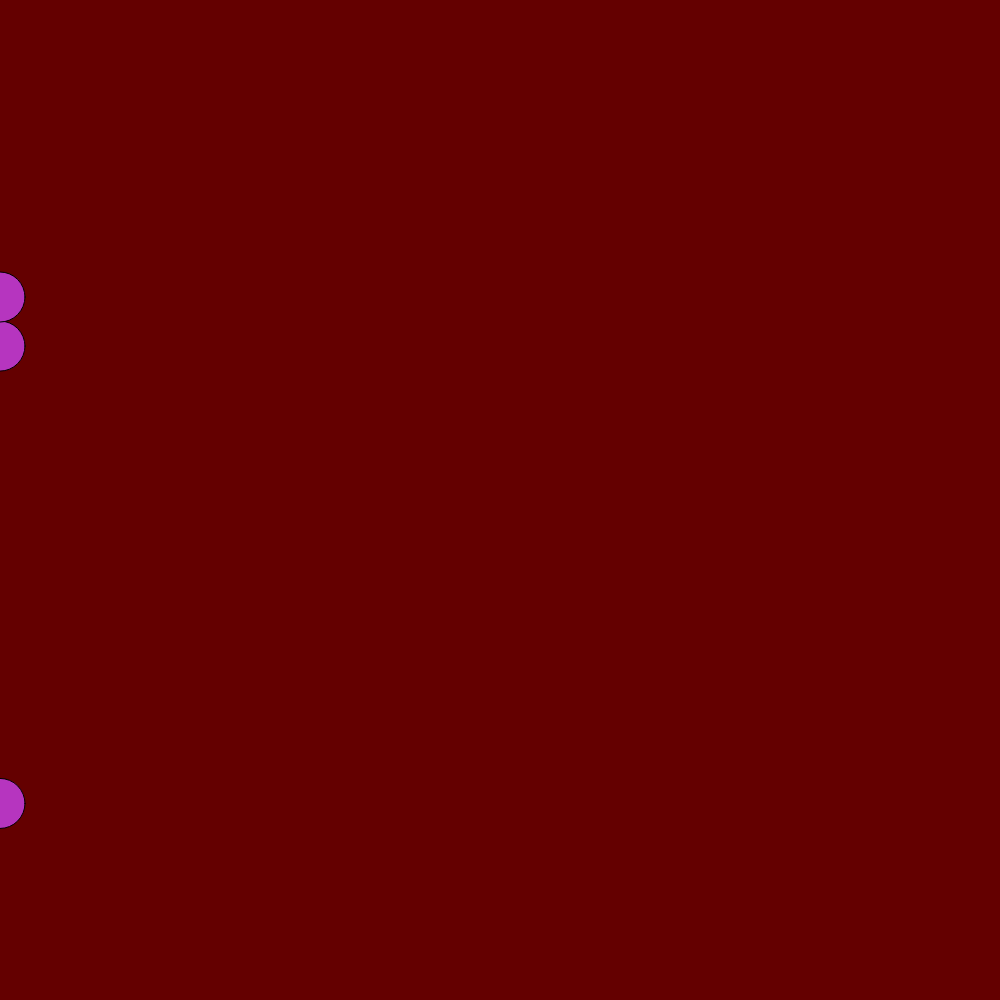
Frame 1 (no input)
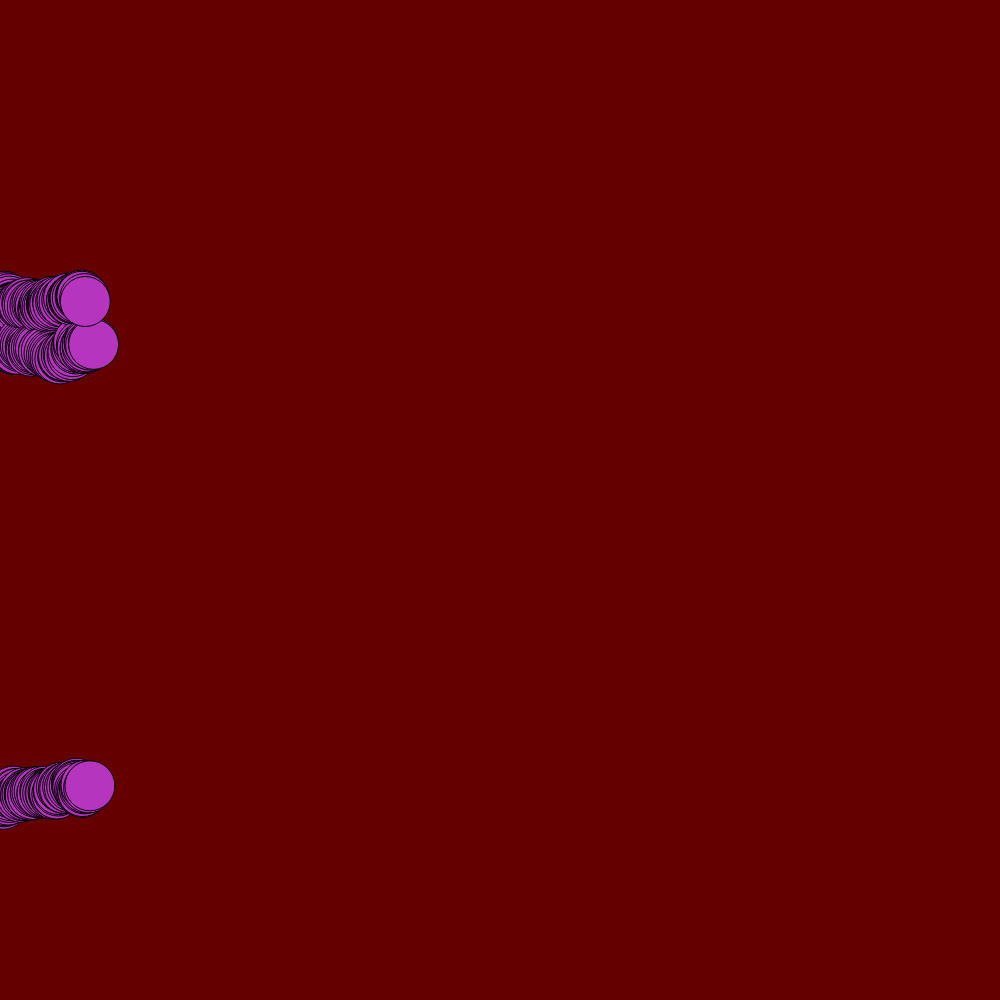
Frame 60 (no input)
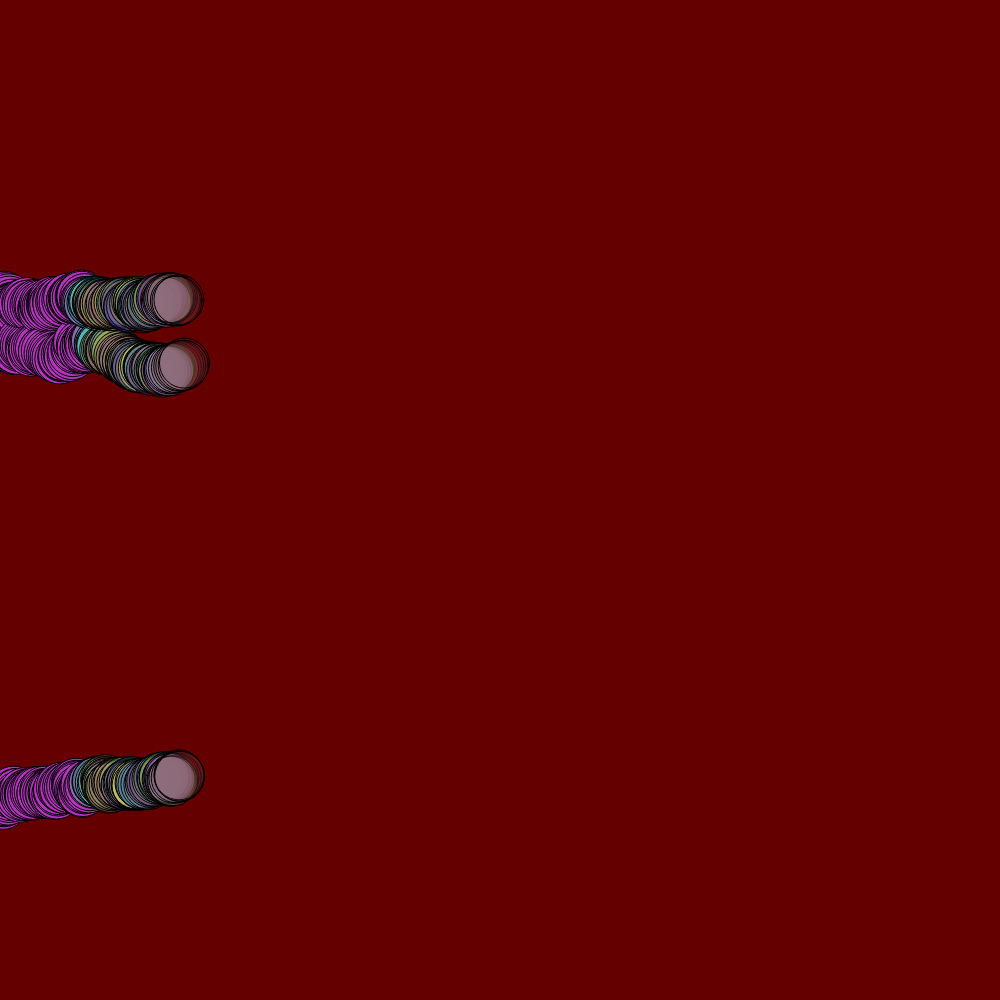
Frame 120 (the mouse pressed at the canvas centre since frame 60)

The p5.js sketch that drew these frames (run headless with seeded random() and noise() and a simulated clock; from frame 60 on, the mouse is pressed at the canvas centre):

// p5.js sketch
// ── sketch.js


let cor;
let circuloX; // horizontal
let circuloY; // vertical

function setup() {
  createCanvas(1000, 1000);
  background(color(100, 0 , 0));
  cor = color(random(0, 255), random(0, 255), random(0, 255));
  
  circuloX = [0, 0, 0];
  circuloY = [random(height), random(height), random(height)];
}

function draw() {
  
  fill(cor);
  
  for(let contador in circuloX) {
    circle(circuloX[contador], circuloY[contador], 50);    
    circuloX[contador]+= random(0,3);
    circuloY[contador]+= random(-3,3); 
    
    if(circuloX[contador] >= width){
      circuloX[contador] = 0;
      circuloY[contador] = random(height);
    }
  }
  
   if(mouseIsPressed){
    cor = color(random(0, 255), random(0, 255), random(0, 255), random(0, 100));
    
  }
}
